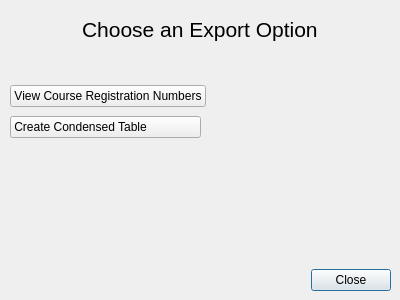
<?xml version="1.0" encoding="UTF-8"?>
<ui version="4.0">
 <class>ExportOptions</class>
 <widget class="QDialog" name="ExportOptions">
  <property name="geometry">
   <rect>
    <x>0</x>
    <y>0</y>
    <width>400</width>
    <height>300</height>
   </rect>
  </property>
  <property name="windowTitle">
   <string>Export Options</string>
  </property>
  <layout class="QVBoxLayout" name="verticalLayout">
   <property name="spacing">
    <number>4</number>
   </property>
   <property name="sizeConstraint">
    <enum>QLayout::SetMinAndMaxSize</enum>
   </property>
   <property name="leftMargin">
    <number>10</number>
   </property>
   <property name="topMargin">
    <number>17</number>
   </property>
   <property name="rightMargin">
    <number>9</number>
   </property>
   <property name="bottomMargin">
    <number>9</number>
   </property>
   <item alignment="Qt::AlignHCenter|Qt::AlignTop">
    <widget class="QLabel" name="label">
     <property name="text">
      <string>&lt;html&gt;&lt;head/&gt;&lt;body&gt;&lt;p&gt;&lt;span style=&quot; font-size:16pt;&quot;&gt;Choose an Export Option&lt;/span&gt;&lt;/p&gt;&lt;/body&gt;&lt;/html&gt;</string>
     </property>
    </widget>
   </item>
   <item>
    <widget class="QPushButton" name="viewCRNsButton">
     <property name="sizePolicy">
      <sizepolicy hsizetype="Fixed" vsizetype="Fixed">
       <horstretch>0</horstretch>
       <verstretch>0</verstretch>
      </sizepolicy>
     </property>
     <property name="text">
      <string>View Course Registration Numbers</string>
     </property>
     <property name="autoDefault">
      <bool>false</bool>
     </property>
     <property name="default">
      <bool>false</bool>
     </property>
     <property name="flat">
      <bool>false</bool>
     </property>
    </widget>
   </item>
   <item>
    <spacer name="verticalSpacer_2">
     <property name="orientation">
      <enum>Qt::Vertical</enum>
     </property>
     <property name="sizeType">
      <enum>QSizePolicy::Fixed</enum>
     </property>
     <property name="sizeHint" stdset="0">
      <size>
       <width>5</width>
       <height>5</height>
      </size>
     </property>
    </spacer>
   </item>
   <item>
    <widget class="QPushButton" name="createCondensedPDFTableButton">
     <property name="sizePolicy">
      <sizepolicy hsizetype="Fixed" vsizetype="Fixed">
       <horstretch>0</horstretch>
       <verstretch>0</verstretch>
      </sizepolicy>
     </property>
     <property name="text">
      <string>Create Condensed Table               </string>
     </property>
     <property name="autoDefault">
      <bool>false</bool>
     </property>
    </widget>
   </item>
   <item>
    <spacer name="verticalSpacer_4">
     <property name="orientation">
      <enum>Qt::Vertical</enum>
     </property>
     <property name="sizeType">
      <enum>QSizePolicy::Fixed</enum>
     </property>
     <property name="sizeHint" stdset="0">
      <size>
       <width>20</width>
       <height>127</height>
      </size>
     </property>
    </spacer>
   </item>
   <item>
    <widget class="QDialogButtonBox" name="buttonBox">
     <property name="orientation">
      <enum>Qt::Horizontal</enum>
     </property>
     <property name="standardButtons">
      <set>QDialogButtonBox::Close</set>
     </property>
    </widget>
   </item>
  </layout>
 </widget>
 <resources/>
 <connections>
  <connection>
   <sender>buttonBox</sender>
   <signal>accepted()</signal>
   <receiver>ExportOptions</receiver>
   <slot>accept()</slot>
   <hints>
    <hint type="sourcelabel">
     <x>248</x>
     <y>254</y>
    </hint>
    <hint type="destinationlabel">
     <x>157</x>
     <y>274</y>
    </hint>
   </hints>
  </connection>
  <connection>
   <sender>buttonBox</sender>
   <signal>rejected()</signal>
   <receiver>ExportOptions</receiver>
   <slot>reject()</slot>
   <hints>
    <hint type="sourcelabel">
     <x>316</x>
     <y>260</y>
    </hint>
    <hint type="destinationlabel">
     <x>286</x>
     <y>274</y>
    </hint>
   </hints>
  </connection>
 </connections>
</ui>
